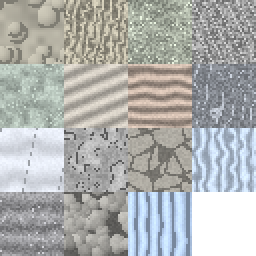
#> input picture assets/terrain/texturas.png, 128 x 128 px (shown 2 times larger)
$ python texturas_terreno.py guia assets/terrain/texturas_guia.png '(x4,' con 'nombres)'
#> lines starting #> are read from the running program, lines starting #| are printed output that depends on the picture
#!/usr/bin/env python3
"""Texturas del terreno de ESTEPA: un atlas pequeño (low-res, pixeles nitidos) editable.

Uso:
  python3 tools/assets/texturas_terreno.py generar [--forzar]   escribe assets/terrain/texturas.png (no pisa tus cambios sin --forzar)
  python3 tools/assets/texturas_terreno.py guia                 assets/terrain/texturas_guia.png (x4, con nombres)

El atlas tiene celdas de 32x32 en 4 columnas (128x128). Cada celda es un detalle en tonos casi
grises: el juego la multiplica por el color del suelo (que cambia con la region y la estacion),
asi que conviene pintar luces y sombras, no colores fuertes. Una celda cubre 8 m de suelo.
El orden de las celdas lo fija el juego (src/world/terrain.c, TerrainTex): no lo cambies.

Inspiradas en fotos de referencia: las matas de pasto de la estepa (montículos), el pasto alto
y seco, el suelo del bosque de alerces, la tundra de grava del altiplano, el musgo de la costa,
las ondas de la arena, los estratos del muro del desierto, la grava de los rios trenzados, la
nieve y las grietas del glaciar, la roca, el barro de las orillas, el muro de hielo, la arena
volcanica negra de los fiordos, los cantos rodados de los rios y los seracs del glaciar.
"""
import math
import os
import random
import sys

from PIL import Image, ImageDraw, ImageFont

ROOT = os.path.abspath(os.path.join(os.path.dirname(__file__), "..", ".."))
OUT = os.path.join(ROOT, "assets", "terrain", "texturas.png")
GUIDE = os.path.join(ROOT, "assets", "terrain", "texturas_guia.png")
WATER = os.path.join(ROOT, "assets", "terrain", "agua.png")
CELL = 32
COLS = 4

NAMES = [
    "estepa_matas", "estepa_pasto_alto", "bosque_suelo", "altiplano_tundra",
    "costa_musgo", "desierto_arena", "estratos", "grava_trenzada",
    "nieve_glaciar", "roca", "barro_orilla", "muro_hielo",
    "arena_volcanica", "cantos_rodados", "hielo_seracs", "blanco",
]


def clamp(v):
    return max(0, min(255, int(v)))


# [9 lines left out: function tile, not called in this run]


def wrap_noise(seed, freq):
    """Ruido de valores que se repite en la celda (sin costuras al repetir)."""
    rnd = random.Random(seed)
    n = freq
    grid = [[rnd.random() for _ in range(n)] for _ in range(n)]

    # [9 lines left out: function f, not called in this run]

    return f


def gray(v, tint=(1.0, 1.0, 1.0)):
    return v * tint[0], v * tint[1], v * tint[2]


def steppe_tussock():
    # Montículos de pasto: cupulas redondas con luz arriba a la izquierda y sombra abajo.
    rnd = random.Random(1)
    mounds = [(rnd.uniform(0, CELL), rnd.uniform(0, CELL), rnd.uniform(3.0, 5.0)) for _ in range(9)]
    n = wrap_noise(2, 8)

    # [12 lines left out: function f, not called in this run]

    return f


def tall_grass():
    n = wrap_noise(3, 16)

    def f(x, y, rnd):
        streak = math.sin((x * 1.7 + y * 0.35) * 0.9 + 6.0 * n(x, y))
        return gray(165 + 45 * streak + rnd.uniform(-12, 12), (1.03, 1.0, 0.9))

    return f


def forest_floor():
    n = wrap_noise(4, 8)

    # [5 lines left out: function f, not called in this run]

    return f


def tundra():
    # [5 lines left out: function f, not called in this run]

    return f


def moss():
    n = wrap_noise(5, 8)

    # [5 lines left out: function f, not called in this run]

    return f


def sand():
    def f(x, y, rnd):
        ripple = math.sin((y + 0.4 * x) * 2 * math.pi / 8.0)
        return gray(185 + 35 * ripple + rnd.uniform(-8, 8), (1.03, 1.0, 0.95))

    return f


def strata():
    n = wrap_noise(6, 4)

    # [4 lines left out: function f, not called in this run]

    return f


def braided_gravel():
    n = wrap_noise(7, 4)

    # [5 lines left out: function f, not called in this run]

    return f


def snow_glacier():
    n = wrap_noise(8, 4)

    # [6 lines left out: function f, not called in this run]

    return f


def rock():
    n = wrap_noise(9, 8)

    # [5 lines left out: function f, not called in this run]

    return f


def mud():
    # Barro seco cuarteado: grietas de Voronoi (repetidas en la celda).
    rnd = random.Random(11)
    pts = [(rnd.uniform(0, CELL), rnd.uniform(0, CELL)) for _ in range(10)]

    # [4 lines left out: function f, not called in this run]

    return f


def ice_wall():
    n = wrap_noise(10, 8)

    def f(x, y, rnd):
        v = 200 + 40 * math.sin((x + 4 * n(x, y)) * 2 * math.pi / 5.3) + rnd.uniform(-8, 8)
        return gray(v, (0.92, 1.0, 1.1))

    return f


def volcanic_sand():
    # Arena negra de la costa de fiordos: grano fino, ondas suaves del oleaje, guijarros claros sueltos.
    n = wrap_noise(12, 8)

    # [6 lines left out: function f, not called in this run]

    return f


def cobbles():
    # Cantos rodados de la orilla de los rios: piedras redondas con luz arriba y junta oscura.
    rnd = random.Random(13)
    stones = [(rnd.uniform(0, CELL), rnd.uniform(0, CELL), rnd.uniform(2.8, 4.8), rnd.uniform(0.85, 1.1)) for _ in range(48)]

    # [12 lines left out: function f, not called in this run]

    return f


def ice_serac():
    # El frente del glaciar: columnas de hielo con grietas verticales azules.
    n = wrap_noise(14, 4)

    # [6 lines left out: function f, not called in this run]

    return f


def flat(v):
    return lambda x, y, rnd: (v, v, v)


MAKERS = [steppe_tussock(), tall_grass(), forest_floor(), tundra(), moss(), sand(), strata(), braided_gravel(),
          snow_glacier(), rock(), mud(), ice_wall(), volcanic_sand(), cobbles(), ice_serac(), flat(255)]


# [31 lines left out: functions build, water_tile, generar, not called in this run]


def guia():
    atlas = Image.open(OUT).convert("RGB")
#> atlas is the input picture: PIL image 128x128 RGB; mean R, G, B 174.2, 176.1, 174.8
    big = atlas.resize((atlas.width * 4, atlas.height * 4), Image.NEAREST)
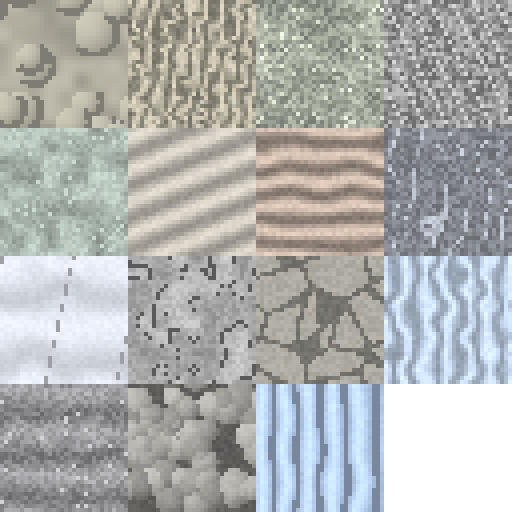
#> big: PIL image 512x512 RGB; mean R, G, B 174.2, 176.1, 174.8
    out = Image.new("RGB", (big.width, big.height + 12 * COLS), (20, 16, 12))
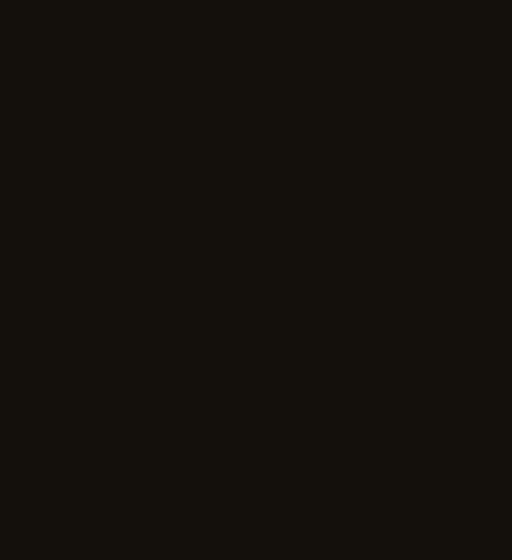
#> out: PIL image 512x560 RGB; mean R, G, B 20, 16, 12
    out.paste(big, (0, 0))
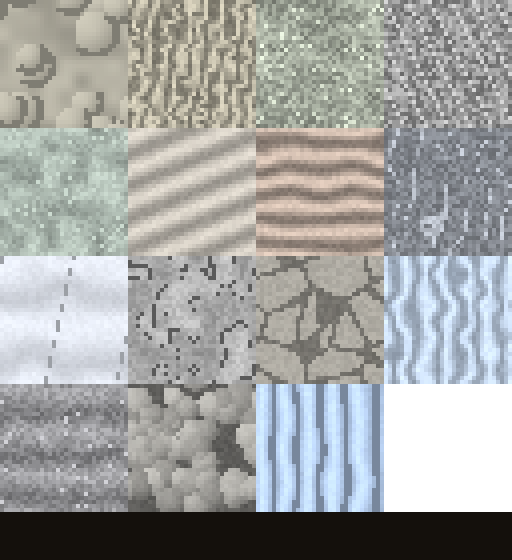
#> out: PIL image 512x560 RGB; mean R, G, B 161, 162.4, 160.8
    d = ImageDraw.Draw(out)
    for i, name in enumerate(NAMES):
        x, y = (i % COLS) * CELL * 4, (i // COLS) * CELL * 4
        d.rectangle((x, y, x + 110, y + 11), fill=(0, 0, 0))
        d.text((x + 2, y), f"{i} {name}", fill=(255, 230, 150))
    out.save(GUIDE)
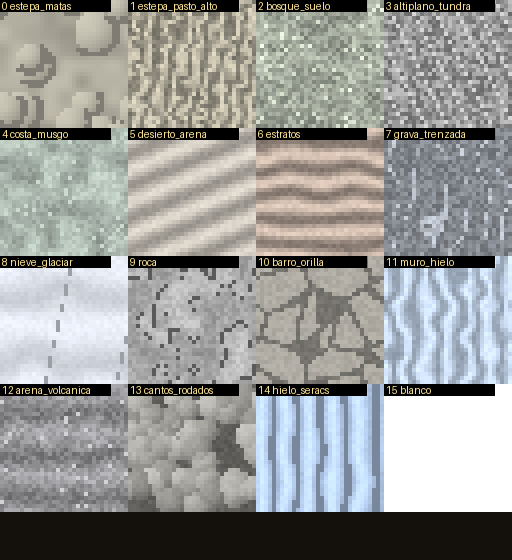
#> saved as texturas_guia.png: PIL image 512x560 RGB; mean R, G, B 150.1, 151.2, 149
    print(f"Escrito {GUIDE}")


def main():
    args = sys.argv[1:]
    if not args or args[0] not in ("generar", "guia"):
        print(__doc__)
        return 1
    if args[0] == "generar":
        generar("--forzar" in args)
    else:
        guia()
    return 0


if __name__ == "__main__":
    sys.exit(main())
#> (the program exits here)
